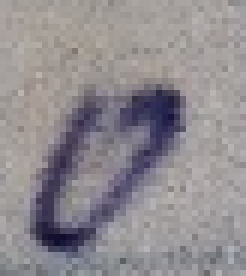
#> input picture my_data/0_Скриншот 02-03-2024 124923.png, 41 x 46 px, found by its file name (shown 6 times larger); its folder holds only this picture in this run
$ python image_processor.py
#> lines starting #> are read from the running program, lines starting #| are printed output that depends on the picture
from PIL import Image
import os

# Получаем текущую директорию
current_directory = os.getcwd()
print(current_directory)
images_folder = "my_data"
images_path = os.path.join(current_directory, images_folder)

# Проходим по всем файлам в текущей директории
for file_name in os.listdir(images_path):
    # Проверяем, что файл имеет расширение .png
    # print(file_name)
    if file_name.endswith(".png"):
        # Открываем изображение
        image_path = os.path.join(images_path, file_name)
        image = Image.open(image_path)
#> image is the input picture: PIL image 41x46 RGB; mean R, G, B 144.6, 139.9, 144.2

        # Преобразуем изображение в черно-белое с альфа каналом
        bw_image = image.convert("LA")
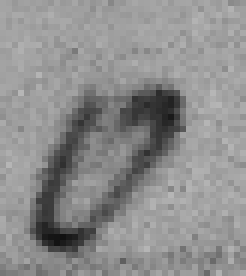
#> bw_image: PIL image 41x46 LA (shown 6 times larger); mean R, G, B, A 141.8, 141.8, 141.8, 255

        # Изменяем размер изображения на 28x28 пикселей
        resized_image = bw_image.resize((28, 28))
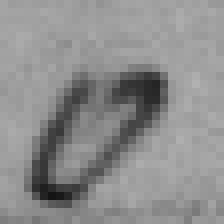
#> resized_image: PIL image 28x28 LA (shown 8 times larger); mean R, G, B, A 141.8, 141.8, 141.8, 255

        # Сохраняем результат
        new_file_name = os.path.splitext(file_name)[0] + "_bw.png"
        print(new_file_name)
        resized_image.save(new_file_name)

print("Все изображения обработаны и сохранены.")
